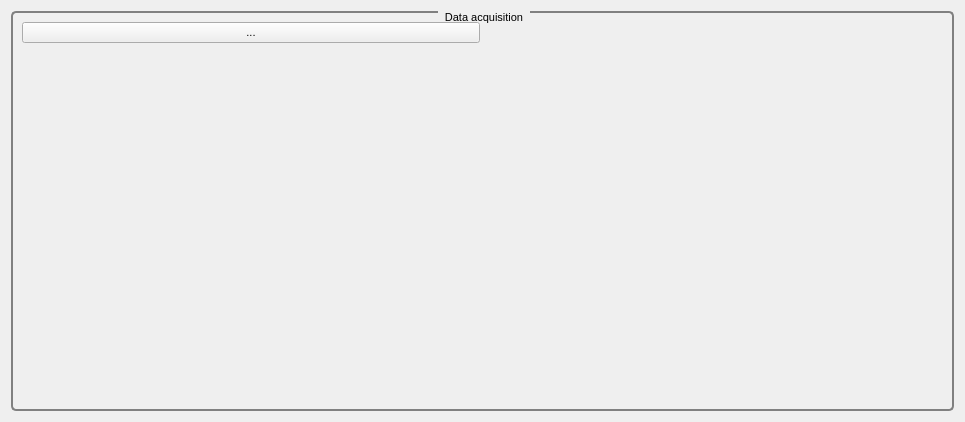
<?xml version="1.0" encoding="UTF-8"?>
<ui version="4.0">
 <class>HLoadDatas</class>
 <widget class="QWidget" name="HLoadDatas">
  <property name="geometry">
   <rect>
    <x>0</x>
    <y>0</y>
    <width>965</width>
    <height>422</height>
   </rect>
  </property>
  <property name="windowTitle">
   <string>Form</string>
  </property>
  <layout class="QGridLayout" name="gridLayout">
   <item row="0" column="0">
    <widget class="QGroupBox" name="groupBox">
     <property name="font">
      <font>
       <pointsize>8</pointsize>
      </font>
     </property>
     <property name="styleSheet">
      <string notr="true"> QGroupBox {

     border: 2px solid gray;
     border-radius: 5px;
     margin-top: 5ex; /* leave space at the top for the title */
 }
 QGroupBox::title {
     subcontrol-origin: margin;
     subcontrol-position: top center; /* position at the top center */
     padding: 0 5px;
 }


</string>
     </property>
     <property name="title">
      <string>Data acquisition</string>
     </property>
     <layout class="QGridLayout" name="gridLayout_2">
      <item row="0" column="0">
       <widget class="QPushButton" name="_dir">
        <property name="font">
         <font>
          <pointsize>8</pointsize>
         </font>
        </property>
        <property name="text">
         <string>...</string>
        </property>
       </widget>
      </item>
      <item row="0" column="1">
       <widget class="QLabel" name="_path">
        <property name="font">
         <font>
          <pointsize>8</pointsize>
         </font>
        </property>
        <property name="text">
         <string/>
        </property>
        <property name="wordWrap">
         <bool>true</bool>
        </property>
       </widget>
      </item>
      <item row="1" column="0" colspan="2">
       <widget class="QLabel" name="_message">
        <property name="font">
         <font>
          <pointsize>8</pointsize>
         </font>
        </property>
        <property name="text">
         <string/>
        </property>
        <property name="wordWrap">
         <bool>true</bool>
        </property>
       </widget>
      </item>
     </layout>
    </widget>
   </item>
  </layout>
 </widget>
 <resources/>
 <connections/>
</ui>
